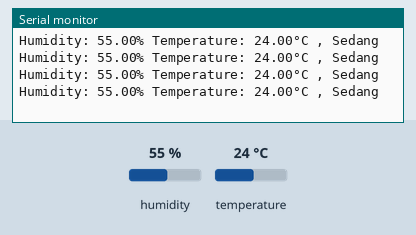
Bench run of a sketch on a simulated ESP8266 (NodeMCU). Shown: the last lines printed to the serial monitor. The inputs (shaded band) are chosen by the test bench; at power-on: temperature 24 °C, humidity 55 %.

Above: at 4.8 s.
4.9 s: temperature set to 21 °C
At 7.6 s:
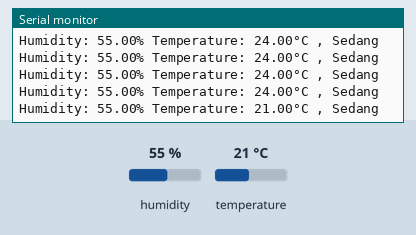
8.9 s: temperature set to 18 °C
At 10.8 s:
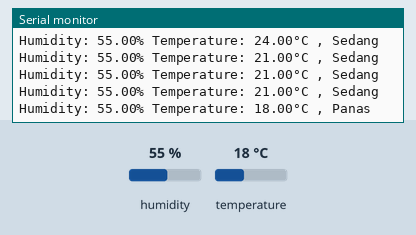

Measured:
- the behaviour switches between 20 and 19 °C on temperature (found by bisection; images 1 and 2)
- after the input at 4.9 s, the serial monitor: prints a new line after 2.1 s (image 1)
- after the input at 8.9 s, the serial monitor: prints a new line after 1.1 s (image 2)

The sketch:

belajar_sensorDHT.ino
```cpp
//include DHT sensor library by Adafruit
#include "DHT.h"

//initiating DHT
int DHTPIN = D4;
int DHTTYPE = DHT11;
DHT dht(DHTPIN, DHTTYPE);

//debouncing
unsigned long loopTimer = millis();
unsigned long loopInterval = 1000;

void setup() {
  // put your setup code here, to run once:
  Serial.begin(9600);
  dht.begin();
}

void loop() {
  // put your main code here, to run repeatedly:
  unsigned long currentTimer = millis();
  if(currentTimer - loopTimer >= loopInterval){
    loopTimer = currentTimer;
    Serial.println(sinyal_DHT());
  }
}


String sinyal_DHT(){
  String message = "";
  float h = dht.readHumidity();
  float t = dht.readTemperature();     //Celcius
  float f = dht.readTemperature(true); //Fahrenheit

  if (isnan(h) || isnan(t) || isnan(f)) {
    //Serial.println(F("Failed to read from DHT sensor!"));
    message = "Failed to read from DHT sensor!";
    return message;
  }

  // Serial.print(F("Humidity: "));
  // Serial.print(h);
  // Serial.print(F("%  Temperature: "));
  // Serial.print(t);
  // Serial.print(F("°C "));

  String tempString = String(t);
  String humidString = String(h);
  message += "Humidity: "+humidString+"% Temperature: "+tempString+"°C ";

  if(t<20){
    //Serial.println(", Panas");
    message+=", Panas";
  }else if(t>=20 && t<28){
    //Serial.println(", Sedang");
    message+=", Sedang";
  }else{
    //Serial.println(", Dingin");
    message+=", Dingin";
  }
  return message;
}
```
